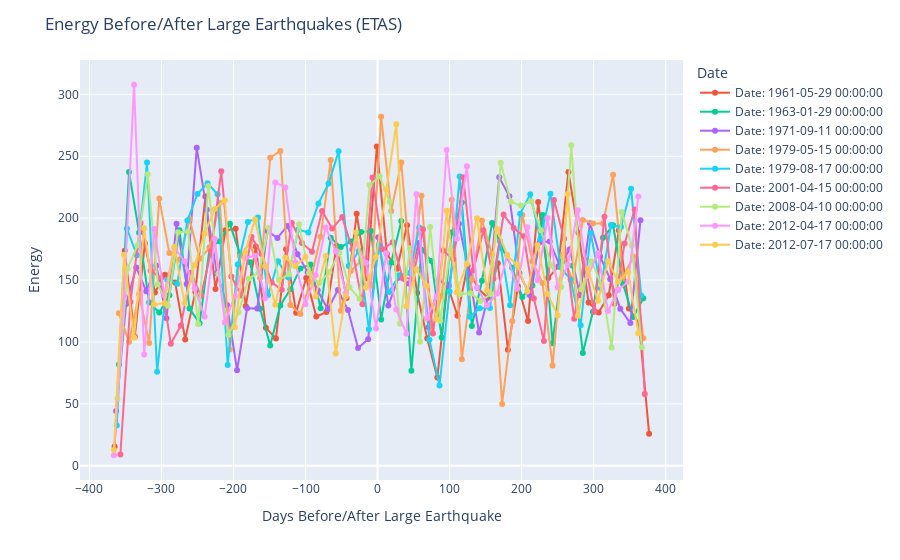

Notebook source saved alongside this figure:
### Code cell
#graphing etas data 
fig = px.scatter()
for index, row in etas_large.iterrows():
    start_date = pd.to_datetime(row['date'])
    etas_binned = bin_data(etas, start_date, binning_time, date_range)
    # print(etas_binned)
    relative_dates = (pd.to_datetime(etas_binned.index) - start_date).days
    
    fig.add_scatter(x=relative_dates, y=etas_binned['energy'], mode='lines+markers', name=f'Date: {start_date}')

fig.update_layout(title='Energy Before/After Large Earthquakes (ETAS)',
                  xaxis_title='Days Before/After Large Earthquake',
                  yaxis_title='Energy',
                  legend_title='Date')

fig.show()
